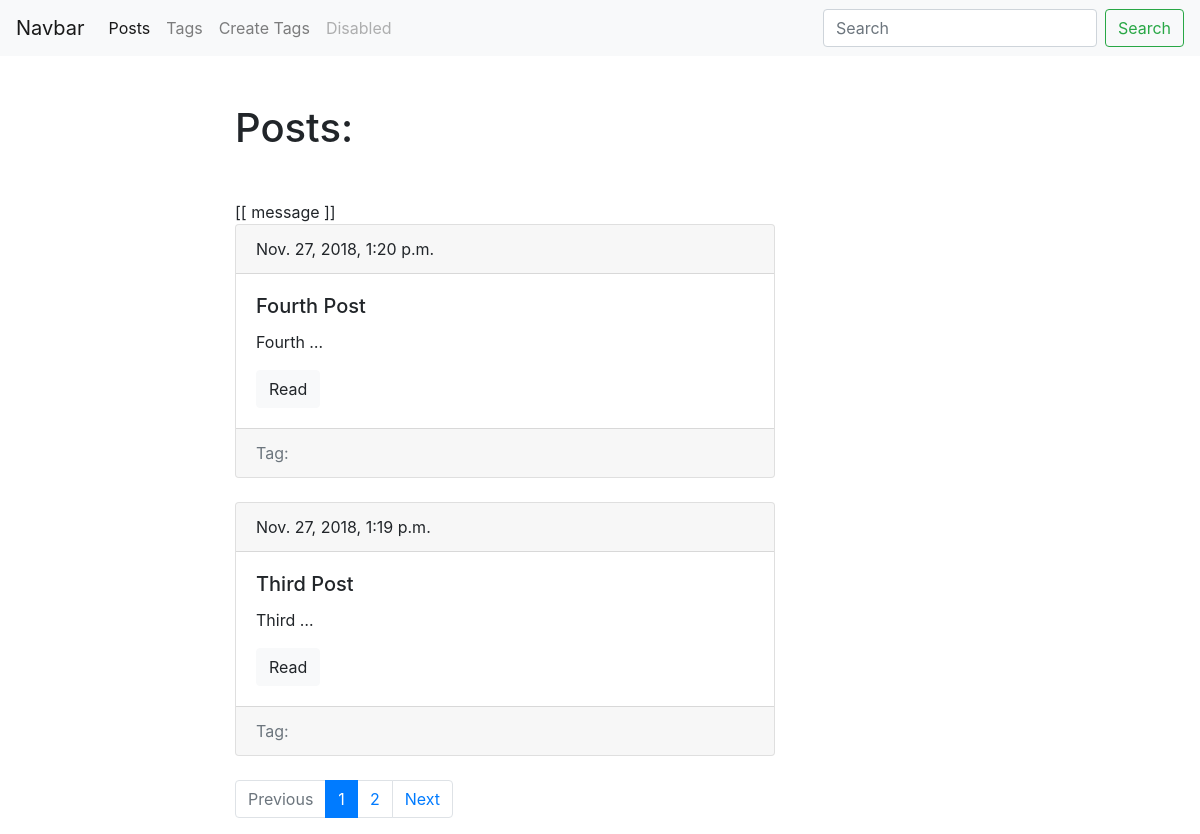
Before: /blog/ with the older database file.
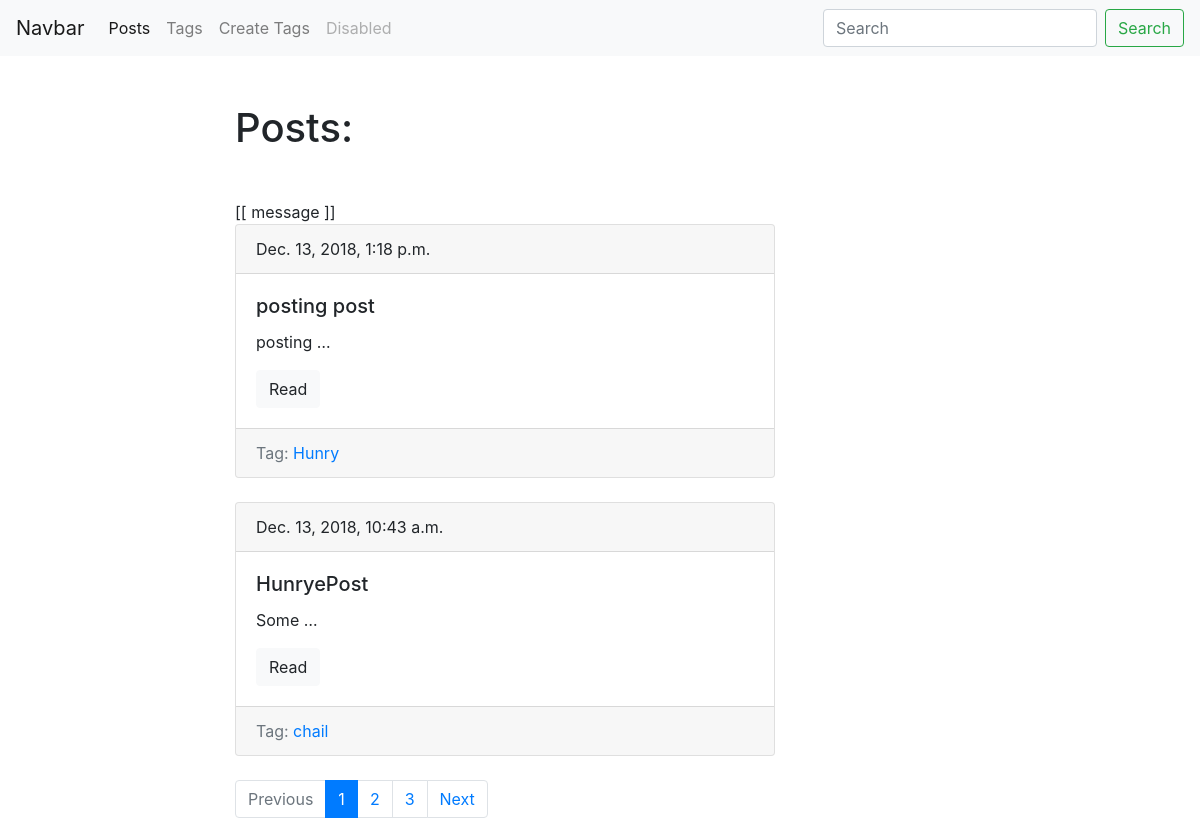
After: the same page with the newer database file.
### blog/models.py (models this page shows, shortened)
class Posts(models.Model):
	title = models.CharField(max_length=150, db_index=True)
	slug = models.SlugField(max_length=150, blank=True, unique=True)
	body = models.TextField(blank=True, db_index=True)
	tags = models.ManyToManyField('Tag', blank=True, related_name='posts')
	date_pub = models.DateTimeField(auto_now_add=True)
	def get_absolute_url(self):
		return reverse('post_detail_url', kwargs={'slug': self.slug})
	class Meta:
		ordering = ['-date_pub']

class Tag(models.Model):
	title = models.CharField(max_length = 50)
	slug = models.SlugField(max_length = 50, unique=True)
	def get_absolute_url(self):
		return reverse('tag_detail_url', kwargs={'slug': self.slug})
	class Meta:
		ordering = ['title']

### blog/views.py (the view)
# urls.py: path('', posts_list, name='posts_list_url'),
def posts_list(request):
	search_query = request.GET.get('search', '')
	if search_query:
		posts = Posts.objects.filter(Q(title__icontains=search_query) | Q(body__icontains=search_query))
	else:
		posts = Posts.objects.all()
	paginator = Paginator(posts, 2)
	page_number = request.GET.get('page', 1)
	page = paginator.get_page(page_number)
	is_paginated = page.has_other_pages()
	if page.has_previous():
		pre_url = '?page={}'.format(page.previous_page_number())
	else:
		pre_url = ''
	if page.has_next():
		next_url = '?page={}'.format(page.next_page_number())
	else:
		next_url = ''
	context = {
		'page_object': page,
		'is_paginated': is_paginated,
		'next_url': next_url,
		'pre_url': pre_url
	}
	n = 'MaG'
	return render(request, 'blog/index.html', context = context)

### blog/templates/blog/index.html (shortened to what this page needs)
{% extends 'blog/base_blog.html' %}
{% block content %}
	<h1 class="mb-5">Posts:</h1>
	<div id='app'>
			[[ message ]]
		</div>
	{% for post in page_object.object_list %}
		{% include 'blog/includes/post_card_template.html' %}
	{% endfor %}
{% endblock %}

### blog/templates/blog/includes/post_card_template.html
<div class="card mb-4">
	<div class="card-header">
		    {{ post.date_pub }}
	</div>
	<div class="card-body">
		<h5 class="card-title">{{ post.title }}</h5>
		<p class="card-text">{{ post.body|truncatewords:1 }}</p>
		<a href="{{ post.get_absolute_url }}" class="btn btn-light">Read</a>
	</div>
	<div class="card-footer text-muted">
		Tag:
		{% for tag in post.tags.all %}
			<a href="{{ tag.get_absolute_url }}">{{ tag.title }}</a>
		{% endfor %}
	</div>
</div>

Changed rows visible on the page:
no longer on this page (row unchanged): Posts: date_pub "Nov. 27, 2018, 1:20 p.m.", title "Fourth Post", body "Fourth …"
no longer on this page (row unchanged): Posts: date_pub "Nov. 27, 2018, 1:19 p.m.", title "Third Post", body "Third …"
added Posts: date_pub "Dec. 13, 2018, 1:18 p.m.", title "posting post", body "posting …"
now on this page (row unchanged): Tag: title "Hunry", shown under "Dec. 13, 2018, 1:18 p.m."
added Posts: date_pub "Dec. 13, 2018, 10:43 a.m.", title "HunryePost", body "Some …"
now on this page (row unchanged): Tag: title "chail", shown under "Dec. 13, 2018, 10:43 a.m."
Other visible differences:
new list line: "3"
